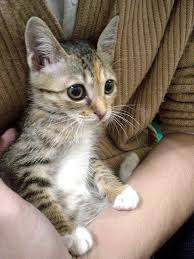
#> input picture Images/cat/cat_0.jpg, 194 x 259 px; its folder holds 4 pictures in this run
$ python cat_identifier.py
#> lines starting #> are read from the running program, lines starting #| are printed output that depends on the picture
### core/image_model/image_processing.py
import numpy as np
from PIL import Image

def image_to_matrix(image, width = 0, height = 0):
    if width == 0 or height == 0:
        img = image
    else:
        img = image.resize((width, height))
    mat = np.zeros((width * height, 3))

    for i in range(width):
        for j in range(height):
            pix = img.getpixel((i, j))
            mat[i * height + j] = pix
    return mat

def image_to_vector(image, width = 0, height = 0):
    mat = image_to_matrix(image, width, height)
    return mat.reshape((mat.shape[0] * mat.shape[1], 1))

# [6 lines left out: function cut_image, not called in this run]

### cat_identifier.py
import numpy as np
from PIL import Image
from core.learning_model import LR, NeuralNetwork
from core.image_model import image_processing

# 1. Data
def load_images_data():
    train_set_x = None
    test_set_x = None
    train_set_y = np.zeros((1, 95))
    test_set_y = np.zeros((1, 17))

    for i in range(55):
        print ('loading: cat_' + str(i) + '.jpg...')
        img = Image.open('./Images/cat/cat_' + str(i) + '.jpg')
#> img is the input picture: PIL image 194x259 RGB; mean R, G, B 137.5, 122.2, 107.4
        if i == 0:
            train_set_x = image_processing.image_to_vector(img, 75, 100)
#> in image_to_matrix, `img = image.resize((width, height))`:
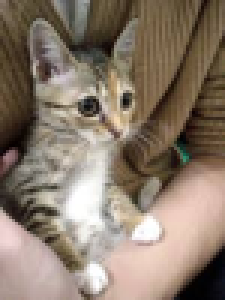
#> img: PIL image 75x100 RGB (shown 3 times larger); mean R, G, B 137.5, 122.2, 107.4
        else:
            train_set_x = np.column_stack((train_set_x, image_processing.image_to_vector(img, 75, 100)))
        train_set_y[0][i] = 1
#> pass 2 of the loop in load_images_data, `for i in range(55):`:
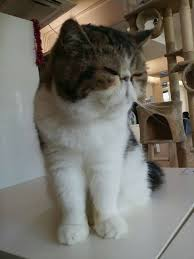
#> input picture Images/cat/cat_1.jpg, 194 x 259 px
#> in load_images_data, img is the input picture: PIL image 194x259 RGB; mean R, G, B 117, 114, 105.8
#> in image_to_matrix (call 2), `img = image.resize((width, height))`:
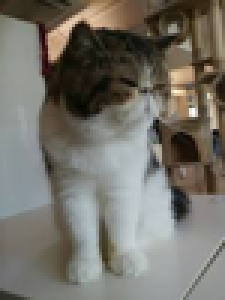
#> img: PIL image 75x100 RGB (shown 3 times larger); mean R, G, B 117, 114, 105.8
#> train_set_x = 22500 pairs, first value 0 to 255, second value 0 to 255

    for i in range(55, 63):
        print ('loading: cat_' + str(i) + '.jpg...')
        img = Image.open('./Images/cat/cat_' + str(i) + '.jpg')
        if i == 55:
            test_set_x = image_processing.image_to_vector(img, 75, 100)
        else:
            test_set_x = np.column_stack((test_set_x, image_processing.image_to_vector(img, 75, 100)))
        test_set_y[0][i - 55] = 1

    for i in range(40):
        print ('loading: other_' + str(i) + '.jpg...')
        img = Image.open('./Images/other/' + str(i) + '.jpg')
        train_set_x = np.column_stack((train_set_x, image_processing.image_to_vector(img, 75, 100)))

    for i in range(40, 49):
        print ('loading: other_' + str(i) + '.jpg...')
        img = Image.open('./Images/other/' + str(i) + '.jpg')
        test_set_x = np.column_stack((test_set_x, image_processing.image_to_vector(img, 75, 100)))

    return train_set_x, train_set_y, test_set_x, test_set_y

def run():
    train_set_x, train_set_y, test_set_x, test_set_y = load_images_data()

    print ("NN2 Run...")
    nn2 = NeuralNetwork.NN(train_set_x, train_set_y, [25, 10, 7], lambda x : x / 255)
    #API:
    #nn.train_model_run(num_iterations = 1001, learning_rate = 0.01, keep_prop = 0.8, lambd = 0.7)

    nn2.train_model_run(3001, 0.01, 0.85, 0.9)
    nn2.predict_model_run(train_set_x, train_set_y)
    nn2.predict_model_run(test_set_x, test_set_y)

#> (the run stopped early here; a loop or call above may not have finished)
